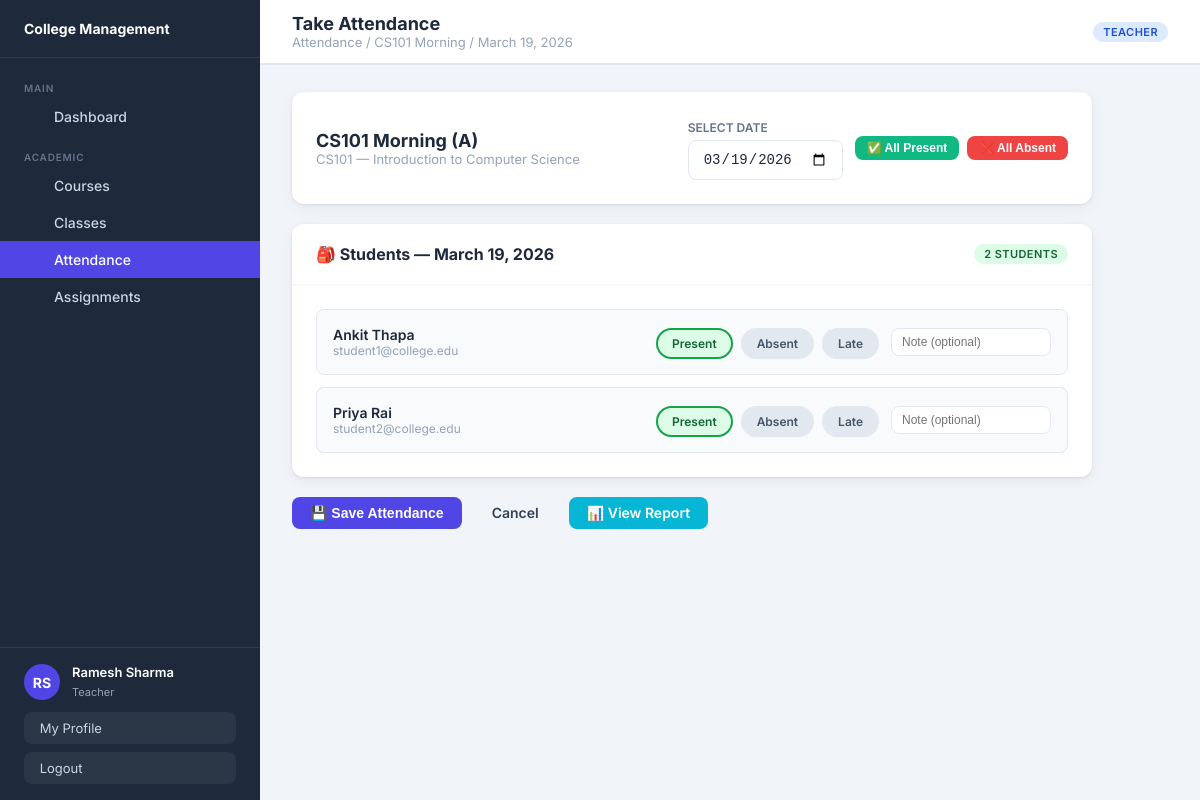
Page /attendance/take/1/?date=2026-03-19 (signed in) on the committed database.
### users/models.py (models this page shows, shortened)
class CustomUser(AbstractUser):
    ROLE_CHOICES = [('admin','Admin'),('teacher','Teacher'),('student','Student')]
    role = models.CharField(max_length=10, choices=ROLE_CHOICES, default='student')
    phone = models.CharField(max_length=20, blank=True)
    address = models.TextField(blank=True)
    date_of_birth = models.DateField(null=True, blank=True)
    @property
    def is_admin(self): return self.role == 'admin'
    @property
    def is_teacher(self): return self.role == 'teacher'

### classes/models.py (models this page shows, shortened)
class Classroom(models.Model):
    name = models.CharField(max_length=100)
    section = models.CharField(max_length=20, blank=True)
    course = models.ForeignKey(Course, on_delete=models.CASCADE, related_name='classrooms')
    teacher = models.ForeignKey(CustomUser, on_delete=models.SET_NULL, null=True, blank=True,
        related_name='teaching_classes', limit_choices_to={'role': 'teacher'})
    students = models.ManyToManyField(CustomUser, blank=True,
        related_name='enrolled_classes', limit_choices_to={'role': 'student'})
    schedule = models.CharField(max_length=200, blank=True)
    room_number = models.CharField(max_length=20, blank=True)
    created_at = models.DateTimeField(auto_now_add=True)
    class Meta:
        ordering = ['name']

### courses/models.py (models this page shows, shortened)
class Course(models.Model):
    name = models.CharField(max_length=200)
    code = models.CharField(max_length=20, unique=True)
    description = models.TextField(blank=True)
    credits = models.PositiveIntegerField(default=3)
    teacher = models.ForeignKey(CustomUser, on_delete=models.SET_NULL, null=True, blank=True,
        related_name='teaching_courses', limit_choices_to={'role': 'teacher'})
    students = models.ManyToManyField(CustomUser, blank=True,
        related_name='enrolled_courses', limit_choices_to={'role': 'student'})
    created_at = models.DateTimeField(auto_now_add=True)

### attendance/views.py (the view, shortened to what this page needs)
# urls.py: path('take/<int:class_id>/', views.take_attendance, name='take_attendance'),
@login_required
def take_attendance(request, class_id):
    if not (request.user.is_teacher or request.user.is_admin):
        messages.error(request, 'Access denied.')
        return redirect('attendance_list')
    classroom = get_object_or_404(Classroom, pk=class_id)
    if request.user.is_teacher and classroom.teacher != request.user:
        messages.error(request, 'You are not assigned to this class.')
        return redirect('attendance_list')
    today = timezone.now().date()
    date_str = request.GET.get('date', str(today))
    try:
        from datetime import date
        selected_date = date.fromisoformat(date_str)
    except:
        selected_date = today
    session, created = AttendanceSession.objects.get_or_create(
        classroom=classroom, date=selected_date,
        defaults={'taken_by': request.user}
    )
    students = classroom.students.all()
    existing = {r.student_id: r for r in session.records.all()}
    student_data = []
    for s in students:
        rec = existing.get(s.pk)
        student_data.append({
            'student': s,
            'status': rec.status if rec else 'present',
            'note': rec.note if rec else '',
        })
    return render(request, 'attendance/take_attendance.html', {
        'classroom': classroom, 'date': selected_date,
        'student_data': student_data, 'session': session,
    })

### attendance/templates/attendance/take_attendance.html (shortened to what this page needs)
{% extends 'base.html' %}
{% block page_title %}Take Attendance{% endblock %}
{% block breadcrumb %}Attendance / {{ classroom.name }} / {{ date }}{% endblock %}
{% block content %}
<div style="max-width:800px;">
  <div class="card" style="margin-bottom:20px;">
    <div class="card-body" style="display:flex;align-items:center;justify-content:space-between;flex-wrap:wrap;gap:16px;">
      <div>
        <h2 style="font-size:18px;font-weight:700;">{{ classroom.name }} {% if classroom.section %}({{ classroom.section }}){% endif %}</h2>
        <p style="color:var(--gray-400);font-size:13px;">{{ classroom.course.code }} — {{ classroom.course.name }}</p>
      </div>
      <div style="display:flex;align-items:center;gap:12px;flex-wrap:wrap;">
        <div>
          <label style="font-size:12px;font-weight:600;color:var(--gray-500);">SELECT DATE</label>
          <input type="date" id="date-picker" value="{{ date|date:'Y-m-d' }}"
            onchange="window.location.href='?date='+this.value"
            style="display:block;margin-top:4px;"/>
        </div>
        <div style="display:flex;gap:8px;">
          <button type="button" id="mark-all-present" class="btn btn-success btn-sm">✅ All Present</button>
          <button type="button" id="mark-all-absent" class="btn btn-danger btn-sm">❌ All Absent</button>
        </div>
      </div>
    </div>
  </div>
  {% if student_data %}
  <form method="post">
    <div class="card" style="margin-bottom:20px;">
      <div class="card-header">
        <h3 class="card-title">🎒 Students — {{ date }}</h3>
        <span class="badge badge-student">{{ student_data|length }} students</span>
      </div>
      <div class="card-body">
        <div class="attendance-grid">
          {% for item in student_data %}
          <div class="attendance-row">
            <div>
              <div class="student-name">{{ item.student.get_full_name|default:item.student.username }}</div>
              <div style="font-size:12px;color:var(--gray-400);">{{ item.student.email|default:item.student.username }}</div>
            </div>
            <div style="display:flex;gap:12px;align-items:center;flex-wrap:wrap;">
              <div class="attendance-options">
                <div class="attendance-option">
                  <label for="present_{{ item.student.pk }}">Present</label>
                </div>
                <div class="attendance-option">
                  <label for="absent_{{ item.student.pk }}">Absent</label>
                </div>
                <div class="attendance-option">
                  <label for="late_{{ item.student.pk }}">Late</label>
                </div>
              </div>
              <input type="text" name="note_{{ item.student.pk }}" value="{{ item.note }}" placeholder="Note (optional)" style="width:160px;font-size:12px;padding:6px 10px;"/>
            </div>
          </div>
          {% endfor %}
        </div>
      </div>
    </div>
    <div style="display:flex;gap:12px;">
      <button type="submit" class="btn btn-primary">💾 Save Attendance</button>
      <a href="{% url 'attendance_list' %}" class="btn btn-secondary">Cancel</a>
      <a href="{% url 'attendance_report' classroom.pk %}" class="btn btn-info">📊 View Report</a>
    </div>
  </form>
  {% endif %}
</div>
{% endblock %}

### templates/base.html (shortened to what this page needs)
{% load static %}
<!DOCTYPE html>
<html lang="en">
<head>
<link rel="stylesheet" href="{% static 'css/main.css' %}"/>
</head>
<body>
<div class="layout">
  <aside class="sidebar">
    <div class="sidebar-brand">
      <div class="brand-text">
        <h2> College Management</h2>
      </div>
    </div>
    <nav class="sidebar-nav">
      <div class="nav-section">
        <div class="nav-section-title">Main</div>
        <a href="{% url 'dashboard' %}" class="nav-item"> Dashboard</a>
      </div>
      <div class="nav-section">
        <div class="nav-section-title">Academic</div>
        <a href="{% url 'course_list' %}" class="nav-item"> Courses</a>
        <a href="{% url 'class_list' %}" class="nav-item"> Classes</a>
        <a href="{% url 'attendance_list' %}" class="nav-item"> Attendance</a>
        <a href="{% url 'assignment_list' %}" class="nav-item"> Assignments</a>
      </div>
    </nav>
    <div class="sidebar-footer">
      <div class="sidebar-user">
        <div class="avatar">{{ user.first_name|first|upper }}{{ user.last_name|first|upper }}</div>
        <div class="user-info">
          <p>{{ user.get_full_name|default:user.username }}</p>
          <span>{{ user.role|capfirst }}</span>
        </div>
      </div>
      <a href="{% url 'profile' %}" class="btn-logout" style="margin-bottom:8px;"> &nbsp;My Profile</a>
      <a href="{% url 'logout' %}" class="btn-logout"> &nbsp;Logout</a>
    </div>
  </aside>
  <div class="main-content">
    <header class="topbar">
      <div class="topbar-left">
        <div>
          <div class="page-title">{% block page_title %}Dashboard{% endblock %}</div>
          <div class="breadcrumb">{% block breadcrumb %}Home{% endblock %}</div>
        </div>
      </div>
      <div class="topbar-right">
        <span class="badge badge-{{ user.role }}">{{ user.role|capfirst }}</span>
      </div>
    </header>
    <main class="page-body">
      {% block content %}{% endblock %}
    </main>
  </div>
</div>
</body>
</html>

### rows in the picture
CustomUser: first_name|first "R", last_name|first "S", get_full_name "Ramesh Sharma", role "Teacher", role "TEACHER"
Classroom: name "CS101 Morning", section "A", course.code "CS101", course.name "Introduction to Computer Science"
CustomUser: student.get_full_name "Ankit Thapa", student.email "student1@college.edu"
CustomUser: student.get_full_name "Priya Rai", student.email "student2@college.edu"

### other values in the picture
{{ date }} "March 19, 2026"
{{ student_data|length }} "2"
